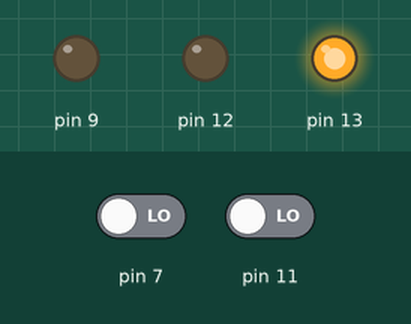
Simulated run of this sketch. Board: Arduino Uno, built with avr-gcc and run on an emulated ATmega328P. On the bench: output pins drawn as LEDs (lit = HIGH). The inputs (shaded band) are chosen by the test bench; at power-on: pin 7 LOW, pin 11 LOW.

Above: at 1.2 s.
1.3 s: pin 7 driven HIGH
At 2.4 s:
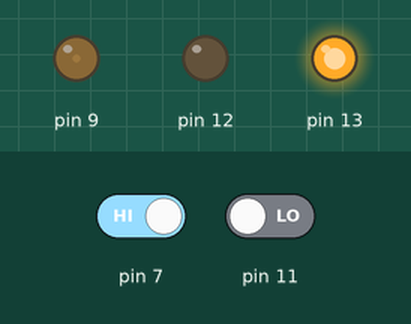
2.8 s: pin 11 driven HIGH
At 3.5 s:
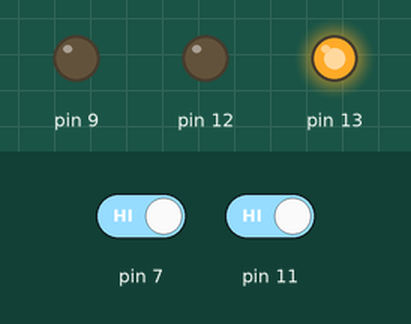
4.3 s: pin 7 driven LOW
At 4.7 s:
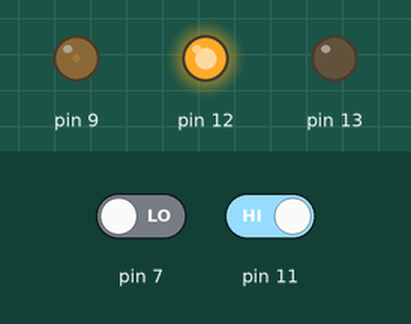
5.8 s: pin 11 driven LOW
At 7.0 s:
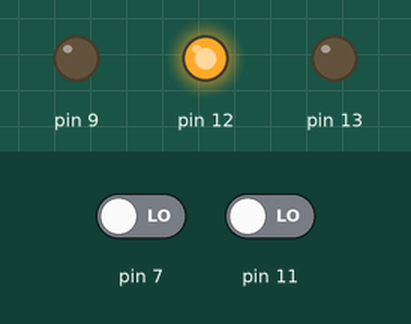
Timing chart, 0 to 8.3 s (numbered marks = the images above; inputs shaded):
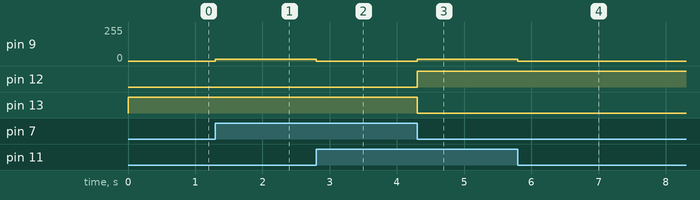

The sketch:

controla_motor.ino
```cpp
#include <Button.h>
#include <Motor.h>

Motor* motor1 = new Motor(12, 13, 9);
Button* button1 = new Button(7);
Button* button2 = new Button(11);

void setup() {
  motor1->inicializaPinos();
}

void loop() {
  motor1->controla_motor(button1, button2);
}
```

Button.h
```cpp
//by Victor Mathias Israel
#ifndef Button_h
#define Button_h
class Button{
  private:
  int _pinSignal;
  public:
  Button(int pingSignal);
  int checa_status();

};
#endif
```

Motor.h
```cpp
//by Victor Mathias Israel
#ifndef Motor_h
#define Motor_h
#include "Button.h"
class Motor{
  private:
  	int _pinInput1;
  	int _pinInput2;
  	int _pinEnable;//1;
 	int _velocidadeMotor = 15;
  	bool _sentido;
  public:
  Motor(int pinInput1, int pinInput2, int pinEnable );
  void setMotor(bool sentido, int velocidadeMotor);
  void controla_motor(Button* button1, Button* button2);
  void inicializaPinos();
};
#endif
```

Measured:
- after the input at 1.3 s, pin 9: 0/255 → 15/255 at once
- after the input at 2.8 s, pin 9: 15/255 → 0/255 at once
- after the input at 4.3 s, pin 9: 0/255 → 15/255 at once; pin 12: LOW → HIGH at once; pin 13: HIGH → LOW at once
- after the input at 5.8 s, pin 9: 15/255 → 0/255 at once
